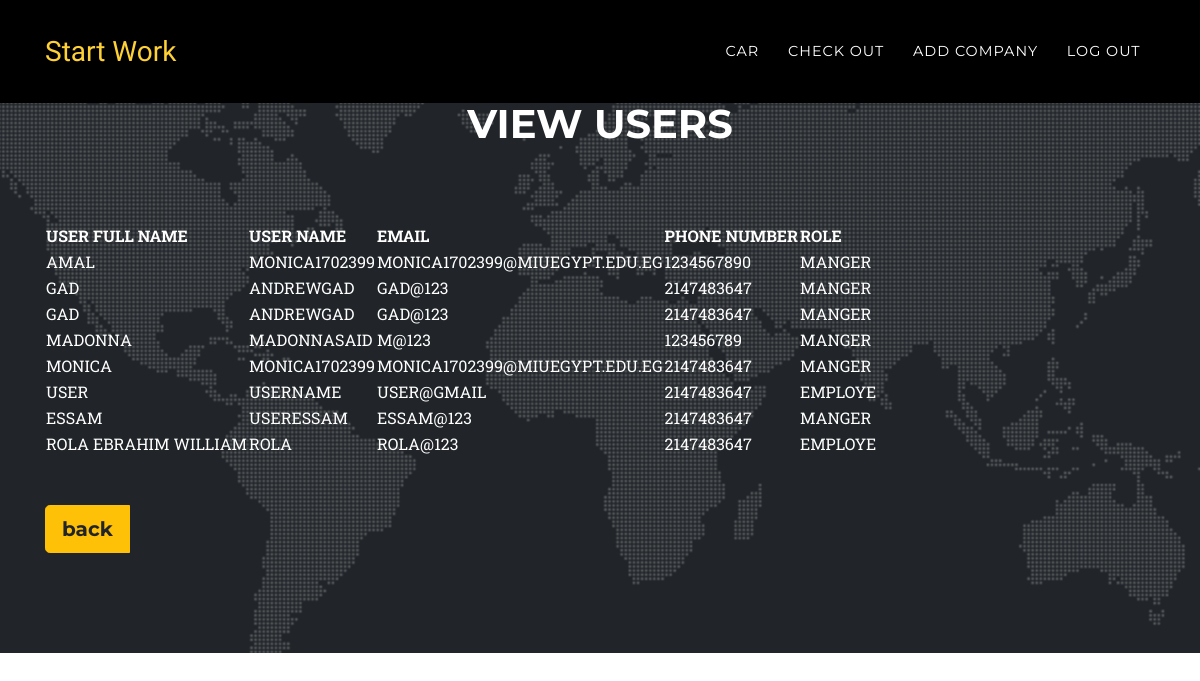
Screenshot of /registerForm.php?action=show with the database file from the repository.
### tables this page shows
CREATE TABLE `user` (
  `ID` int(255) NOT NULL,
  `FullName` varchar(255) NOT NULL,
  `username` varchar(255) NOT NULL,
  `email` varchar(255) NOT NULL,
  `password` varchar(255) NOT NULL,
  `Age` int(11) NOT NULL,
  `phoneNumber` int(255) NOT NULL,
  `Role` varchar(255) NOT NULL
);

### app/view/View.php (called while the page is built, shortened)
<?php
abstract class  View
{
    public function __construct($controller, $model) {
        $this->model = $model;
    }
}
?>

### app/db/Dbh.php (called while the page is built, shortened)
<?php
class DBh{
    private $servername;
    private $username;
    private $password;
    private $dbname;
    private $conn;
    function __construct() {
        $this->servername = DB_SERVER;
        $this->username = DB_USER;
        $this->password = DB_PASS;
        $this->dbname = DB_DATABASE;
    }
    public function connect(){
        $this->conn = new mysqli($this->servername, $this->username, $this->password, $this->dbname);
        return $this->conn;
    }
    function query($sql){
        if (!empty($sql)){
            $this->result = $this->conn->query($sql);
            return $this->result;
        }
        else{
            return false;
        }
    }
}
?>

### app/model/Model.php (called while the page is built, shortened)
<?php
require_once("../app/db/Dbh.php");
abstract class Model
{
    protected $db;
    protected $conn;
    public function connect(){
        if(null === $this->conn ){
            $this->db = new Dbh();
        }
        return $this->db;
    }
}
?>

### app/model/Users.php (called while the page is built, shortened)
<?php
require_once(__ROOT__ . "model/Model.php");
require_once(__ROOT__ . "model/User.php");
class Users extends Model
{
	private $Users;
	function fillArray()
	{
		$this->Users = array();
		$this->db = $this->connect();
		$result = $this->readUsers();
		while ($row = $result->fetch_assoc())
		{
			array_push($this->Users, new User($row["ID"],$row["FullName"],$row["username"],$row["email"],$row["password"],$row["Age"],$row["phoneNumber"],$row["Role"]));
		}
	}
function getUsers() {
		$this->fillArray();
		return $this->Users;
	}
	function readUsers()
	{
		$sql = "SELECT * FROM user";
		$result = $this->db->query($sql);
		if ($result->num_rows >0){
			return $result;
		}
		else {
			return false;
		}
	}
}
?>

### app/model/User.php (called while the page is built, shortened)
<?php
  require_once(__ROOT__ . "model/Model.php");
 require_once(__ROOT__ ."db/dbh.php");
?>
<?php
class User extends Model
{
    private $FullName;
    private $username;
    private $email;
    private $phoneNumber;
    private $Role;
 function __construct($ID,$FullName="",$username="",$email="",$password="",$Age="",$phoneNumber="",$Role="")
  {
    if(""===$FullName)
    {
      $this->readUser($ID);
    }
    else
    {
      $this->FullName = $FullName;
      $this->username=$username;
      $this->email=$email;
      $this->phoneNumber = $phoneNumber;
      $this->Role=$Role;
    }
  }
  function getFullName()
  {
  	return $this->FullName;
  }
  function getusername()
  {
  	return $this->username;
  }
  function getemail()
  {
  	return  $this->email;
  }
  function getPhoneNumber()
  {
    return $this->phoneNumber;
  }
  function getRole()
  {
    return $this->Role;
  }
}
?>

### app/view/ViewUser.php (the view, shortened to what this page needs)
<?php
require_once(__ROOT__ . "view/View.php");
class ViewUser extends View
{
	function show()
	{
$str='<!DOCTYPE html>
<html lang="en">
<head>
  <meta charset="utf-8">
  <meta name="viewport" content="width=device-width, initial-scale=1, shrink-to-fit=no">
  <meta name="description" content="">
  <meta name="author" content="">
  <title>Auto spare parts</title>
  <link href="vendor/bootstrap/css/bootstrap.min.css" rel="stylesheet">
  <link href="vendor/fontawesome-free/css/all.min.css" rel="stylesheet" type="text/css">
  <link href="https://fonts.googleapis.com/css?family=Montserrat:400,700" rel="stylesheet" type="text/css">
  <link href="https://fonts.googleapis.com/css?family=Kaushan+Script" rel="stylesheet" type="text/css">
  <link href="https://fonts.googleapis.com/css?family=Droid+Serif:400,700,400italic,700italic" rel="stylesheet" type="text/css">
  <link href="https://fonts.googleapis.com/css?family=Roboto+Slab:400,100,300,700" rel="stylesheet" type="text/css">
  <link href="css/agency.min.css" rel="stylesheet">
</head>
<body id="page-top">
<section class="page-section" id="contact">
    <div class="container">
      <div class="row">
        <div class="col-lg-12 text-center">
          <h2 class="section-heading text-uppercase"> View Users</h2>
          <h3 class="section-subheading text-muted"> </h3>
        </div>
      </div>
      <div class="row">
        <div class="col-lg-12">';
    $str.="<table class='section-heading text-uppercase' id='items'>";
    $str.="<tr>
    	<th>user Full name</th>
    	<th>user Name</th>
          <th>Email</th>
          <th>Phone Number</th>
          <th>Role</th>
          </tr>";
      $str.="<tr>";
      foreach($this->model->getUsers() as $User){
        $str.="<td>".$User->getFullName()." </td> ";
        $str.="<td>".$User->getusername()."</td> ";
        $str.="<td>".$User->getEmail()."</td> ";
       	$str.="<td>".$User->getPhoneNumber()."</td> ";
        $str.="<td>".$User->getRole() ."</td> ";
        $str.="</tr>";
    }
      $str.="</table>
      <br>
      <br>";
      $str.="<div class='portfolio-caption'>
           <div class='btn-group btn-group-lg'>
           <button type='submit' class='btn btn-warning' name='Show' id='Show' onclick=\"location.href='index.php'\">back</button>
           <br>
           </div>
           </div>";
      return $str;
	}
}
?>

### rows the page displays
user: FullName "AMAL", username "MONICA1702399", email "MONICA1702399@MIUEGYPT.EDU.EG", phoneNumber "1234567890", Role "MANGER"
user: FullName "GAD", username "ANDREWGAD", email "GAD@123", phoneNumber "2147483647", Role "MANGER"
user: FullName "GAD", username "ANDREWGAD", email "GAD@123", phoneNumber "2147483647", Role "MANGER"
user: FullName "MADONNA", username "MADONNASAID", email "M@123", phoneNumber "123456789", Role "MANGER"
user: FullName "MONICA", username "MONICA1702399", email "MONICA1702399@MIUEGYPT.EDU.EG", phoneNumber "2147483647", Role "MANGER"
user: FullName "USER", username "USERNAME", email "USER@GMAIL", phoneNumber "2147483647", Role "EMPLOYE"
user: FullName "ESSAM", username "USERESSAM", email "ESSAM@123", phoneNumber "2147483647", Role "MANGER"
user: FullName "ROLA EBRAHIM WILLIAM", username "ROLA", email "ROLA@123", phoneNumber "2147483647", Role "EMPLOYE"
